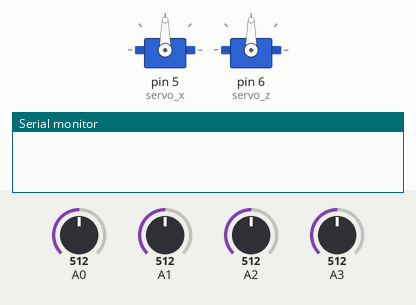
Recording of a sketch running on a simulated Arduino Uno, built with avr-gcc and run on an emulated ATmega328P. On the bench: 2 × servo, the last lines printed to the serial monitor. The test bench sets the inputs (shaded band); at power-on: A0 = 512, A1 = 512, A2 = 512, A3 = 512.

Above: at 1.2 s.
1.3 s: A0 set to 523
2.8 s: A0 set to 547
At 3.26 s:
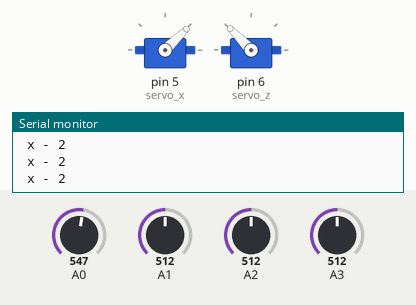
At 4.9 s:
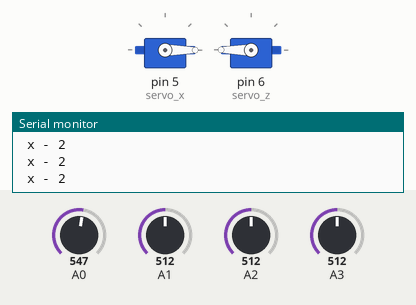
5.2 s: A1 set to 550
8.2 s: A1 set to 585
At 10.9 s:
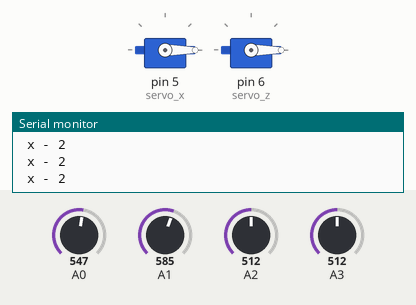
11.2 s: A2 set to 624
12.7 s: A2 set to 658
At 15.8 s:
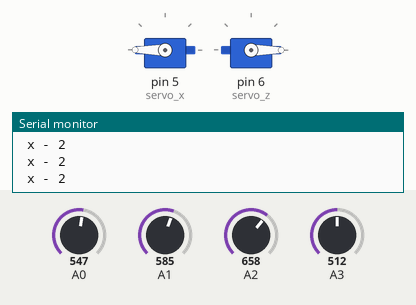
Timing chart, 0 to 16.7 s (numbered marks = the images above; inputs shaded):
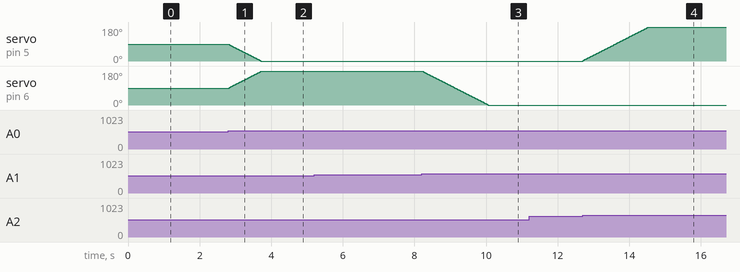

Measured:
- the behaviour switches between 533 and 534 on A0 (found by bisection; images 0 and 1)
- the behaviour switches between 567 and 568 on A1 (found by bisection; images 2 and 3)
- the behaviour switches between 641 and 642 on A2 (found by bisection; images 3 and 4)
- after the input at 1.3 s, every drawn part: stays the same
- after the input at 2.8 s, servo on pin 5 (servo_x): moves from 90° to 0° over 0.91 s, starting at once; servo on pin 6 (servo_z): moves from 90° to 180° over 0.90 s, starting at once
- after the input at 8.2 s, servo on pin 6 (servo_z): moves from 180° to 0° over 1.8 s, starting at once
- after the input at 11.2 s, every drawn part: stays the same
- after the input at 12.7 s, servo on pin 5 (servo_x): moves from 0° to 180° over 1.8 s, starting at once

The sketch:

Servo_LDR_Integration.ino
```cpp
//#define CAYENNE_PRINT Serial
//#include <CayenneMQTTEthernet.h>    //CayenneMQTT library
#include <Servo.h>                  //Servo motor library
//#include <DHT.h>                    //DHT library
//#define DHTTYPE DHT22
//#define DHTPIN 2
//DHT dht(DHTPIN,DHTTYPE);

//MQTT credentials
//char username[]="498d2d00-afe2-11ea-883c-638d8ce4c23d";
//char password[]="ab4a8f92d94033c01f6e18ce1d8a84d8c304c9c4";
//char clientID[]="17798a40-b968-11ea-93bf-d33a96695544";

Servo servo_x;                   //up-down servomotor
int servoh = 0;
int servohLimitHigh = 170;
int servohLimitLow = 10;

Servo servo_z;                   //left-right servomotor
int servov = 0;
int servovLimitHigh = 170;
int servovLimitLow = 10;

int topl, topr, botl, botr;
int threshold_value = 10;
float Vout;

void setup()
{ Serial.begin(9600);
  // Cayenne.begin(username, password, clientID);
  servo_x.attach(5);
  servo_z.attach(6);
  servo_z.write(90);  // set servo to mid-point
  //dht.begin();
  // pinMode(3,OUTPUT);
  // digitalWrite(3,LOW);
}

void loop()
{ topr = analogRead(A0);
  topl = analogRead(A1);
  botl = analogRead(A2);
  botr = analogRead(A3);
  //Vout = (analogRead(A4) * 5.0) / 1023;
  // Serial.println(" Manual-mode");
  // Cayenne.loop();

  //if (digitalRead(3) == HIGH) {

  servoh = servo_x.read();
  servov = servo_z.read(); // read the current angle of the servo (the value passed to the last call to Servo.write()
  int avgtop = (topr + topl) / 2;
  int avgbot = (botr + botl) / 2;
  int avgright = (topr + botr) / 2;
  int avgleft = (topl + botl) / 2;

  int diffhori = avgtop - avgbot;
  int diffverti = avgleft - avgright;

  /*tracking according to horizontal axis*/
  if (abs(diffhori) <= threshold_value)
  {
    servo_x.write(servoh);            //stop the servo up-down
  } else {
    if (diffhori > threshold_value)
    { Serial.println(" x - 2 ");
      servo_x.write(servoh - 2);   //Clockwise rotation CW
      if (servoh > servohLimitHigh)
      {
        servoh = servohLimitHigh;
      }
      delay(10);
    } else {
      servo_x.write(servoh + 2);  //CCW
      if (servoh < servohLimitLow)
      {
        servoh = servohLimitLow;
      }
      delay(10);
    }
  }
  /*tracking according to vertical axis*/
  if (abs(diffverti) <= threshold_value)
  {
    servo_z.write(servov);       //stop the servo left-right
  } else {
    if (diffverti > threshold_value)
    {
      servo_z.write(servov - 2); //CW
      if (servov > servovLimitHigh)
      {
        servov = servovLimitHigh;
      }
      delay(10);
    } else {
      servo_z.write(servov + 2); //CCW
      if (servov < servovLimitLow)
      {
        servov = servovLimitLow;
      }
      delay(10);
    }
  }
}

// Cayenne Functions
//CAYENNE_IN(8) {
//  int value = getValue.asInt();
//  CAYENNE_LOG("Channel %d, pin %d, value %d", 8, 3, value);
//  digitalWrite(3, value);
//}
//CAYENNE_IN(7) { //up-down servo motor
//  if (digitalRead(3) == HIGH) { //Automatic_mode
//  }
//  else { //Manual_mode
//    servo_x.write(getValue.asDouble() * 180);
// }
//}
//CAYENNE_IN(6) { //left-right servo motor
//  if (digitalRead(3) == HIGH) {
// }
// else {
//   servo_z.write(getValue.asDouble() * 180);
// }
//}

//CAYENNE_OUT(0) { //Current
//  float current = Vout / 10;
//  Cayenne.virtualWrite(0, current);
//  Serial.print("Current: ");
//  Serial.println(current);
//}
//CAYENNE_OUT(1) { //Voltage
//  float voltage = Vout * 2;
//  Cayenne.virtualWrite(1, voltage);
//  Serial.print("Voltage: ");
//  Serial.println(voltage);
//}
//CAYENNE_OUT(2) { //LDR Top-right
//  Cayenne.virtualWrite(2, topr);
//}
//CAYENNE_OUT(3) { //LDR Top-left
//  Cayenne.virtualWrite(3, topl);
//}
//CAYENNE_OUT(4) { //LDR Bot-left
//  Cayenne.virtualWrite(4, botl);
//}
//CAYENNE_OUT(5) { //LDR Bot-right
//  Cayenne.virtualWrite(5, botr);
//}
//CAYENNE_OUT(10) { //Power
//  float power = (Vout * 2 * Vout) / 10 ;
//  Cayenne.virtualWrite(10, power);
//  Serial.print("Power: ");
//  Serial.println(power);
//}
//CAYENNE_OUT(11) { //Temperature
//  float t = dht.readTemperature();
//  //int chk = dht.read(DHT11PIN);
//  Cayenne.virtualWrite(11, t, TYPE_TEMPERATURE, UNIT_CELSIUS);
//  Serial.print("temperature: ");
//  Serial.println(t);
//}
//CAYENNE_OUT(12) { //Huidity
//  float h = dht.readHumidity();
//  //int chk = dht.read(DHT11PIN);
//  Cayenne.virtualWrite(12, h);
//  Serial.print("  humidity: ");
//  Serial.println(h);
//}
```
